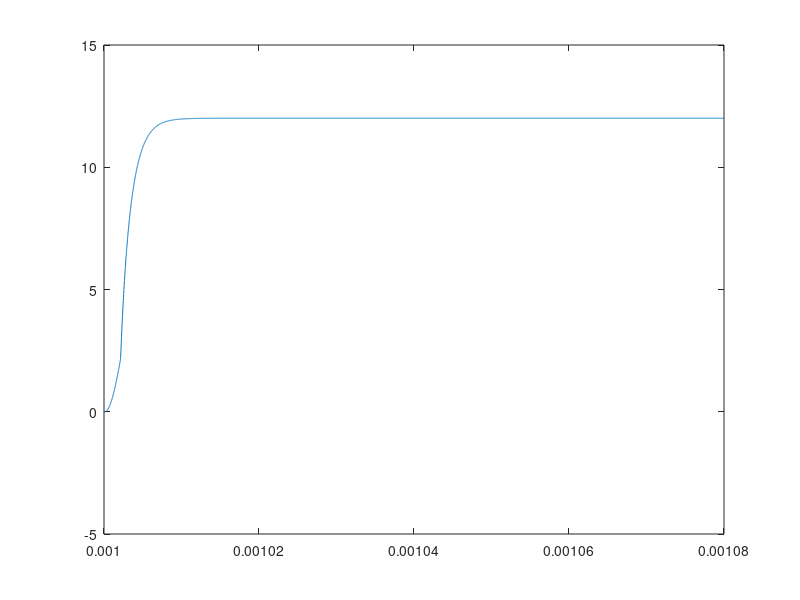

Source code (MATLAB): (Note: this script raises an error after producing the figure.)
% load your data (text file with your two columns)
load MyAmp.txt;

% sample index, reducing of input to get single step instead of square wave
x = MyAmp(:,1);

% plot data
figure(1)
plot(x,MyAmp(:,2)); hold off

%timing interval declare
Ts = 0.00000001025;

% prepare data for tftest, TS is a random chosen sampling time
data = iddata([zeros(3,1);MyAmp(:,2)],[zeros(3,1);x],Ts);

% estimate system, factor 2 -> number of poles (variable as desired)
sys = tfest(data,1,0);

% Normalization - Multiply by sample rate
sys = sys*(Ts*2*10000);

% plot step response (factor 5 comes from input - 5V)
figure(2)
step(5*sys)